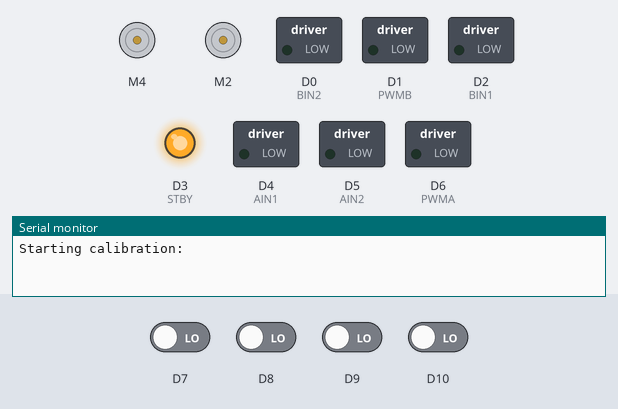
Bench run of a program on a simulated Seeed XIAO (SAMD21). Shown: 2 × DC motor (green arrow = forward, orange = backward, longer = faster), switched loads named in the program (green lamp = pin HIGH), output pins drawn as LEDs (lit = HIGH), the last lines printed to the serial monitor. The test bench sets the inputs (shaded band); at power-on: D7–10 LOW. Pins used as bus, display or sensor lines are not drawn.

Above: at 0.1 s.
At 12.6 s:
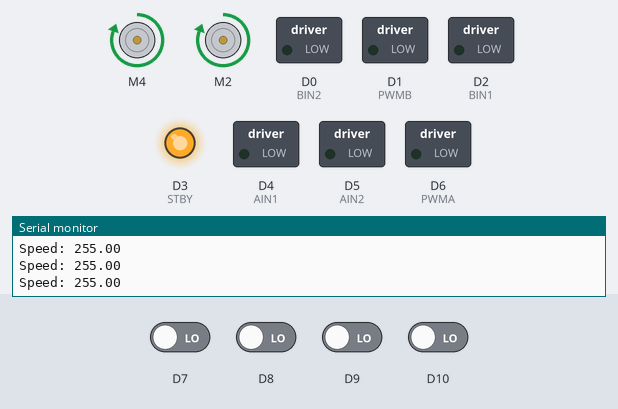
Timing chart, 0 to 14.1 s (numbered marks = the images above):
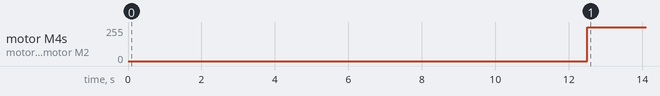

Measured:
- by itself, motor M4, motor M2: stopped → forward 255/255 at 12.5 s

The program:

main.cpp
```cpp
#include <Arduino.h>
#include <Sparkfun_TB6612.h>
#include <QTRSensors.h>
#include <PID.h>


#define AIN1 4
#define BIN1 2
#define AIN2 5
#define BIN2 0
#define PWMA 6
#define PWMB 1
#define STBY 3

#define MaxSpeed 255
#define BaseSpeed 255
#define speedturn 180

const int offsetA = 1;
const int offsetB = 1;
int position;
int direction;

Motor motor1 = Motor(AIN1, AIN2, PWMA, offsetA, STBY);
Motor motor2 = Motor(BIN1, BIN2, PWMB, offsetB, STBY);

QTRSensors qtr;

const uint8_t SensorCount = 4;
uint16_t sensorValues[SensorCount];


void move(int motor, int speed, int direction){
  if(motor == 1){
    motor1.drive(speed,10);
  }
  if(motor == 2){
    motor2.drive(speed,10);
  }
}

void calibrateQTR(){
  // configure the sensors
  qtr.setTypeRC();
  qtr.setSensorPins((const uint8_t[]){7, 8, 9, 10}, SensorCount);
  delay(500);

  // 2.5 ms RC read timeout (default) * 10 reads per calibrate() call
  // = ~25 ms per calibrate() call.
  // Call calibrate() 400 times to make calibration take about 10 seconds.
  for (uint16_t i = 0; i < 400; i++)
  {
    qtr.calibrate();
  }
  Serial.println("Calibration done, printing calibration values(Minimum): ");

  // print the calibration minimum values measured when emitters were on
  for (uint8_t i = 0; i < SensorCount; i++)
  {
    Serial.print(qtr.calibrationOn.minimum[i]);
    Serial.print(' ');
  }
  Serial.println();
  Serial.println("Calibration done, printing calibration values(Maximum): ");
  // print the calibration maximum values measured when emitters were on
  for (uint8_t i = 0; i < SensorCount; i++)
  {
    Serial.print(qtr.calibrationOn.maximum[i]);
    Serial.print(' ');
  }
  Serial.println();
  Serial.println();
  delay(1000);
}
int readQTR(){

}

void setup() {
  //Define motor pins
  Serial.begin(115200);
  pinMode(AIN1, OUTPUT);
  pinMode(AIN2, OUTPUT);
  pinMode(PWMA, OUTPUT);
  pinMode(BIN1, OUTPUT);
  pinMode(BIN2, OUTPUT);
  pinMode(PWMB, OUTPUT);
  pinMode(STBY, OUTPUT);
  digitalWrite(STBY, HIGH);
  Serial.println("Starting calibration: ");
  delay(1000);
  calibrateQTR();
  Serial.println("Starting loop: ");
}

void loop() {

  position = qtr.readLineBlack(sensorValues);
  float speed = PID_speed(position);
  Serial.print("Speed: ");
  Serial.println(speed);
  //if(position > 0){ move(0,255-speed,1); }else{ move(1,255-speed,1);};
  move(1,255,1);
  move(2,255,1);
  delay(25);
}
```

PID.h
```cpp
#include<Arduino.h>

#define basePosition 2500

double Kp = 3;
double Kd = 2;
double ki = 0;
double currentTime=0;
double lastTime = 0;
double lastError = 0;
double eTime = 0;
double cum = 0;

int PID_speed(int position){
    int error = position - basePosition;
    currentTime = millis();
    eTime = currentTime - lastTime;
    cum =cum + error*eTime;
    int motorSpeed = Kp * error + Kd * ((error - lastError)/(eTime))+ ki*(cum);
    lastError = error;
    lastTime = currentTime;
    if(motorSpeed < 0){motorSpeed = -1*motorSpeed;}
    if(motorSpeed >255){motorSpeed = 255;}
    return motorSpeed;
}
```
